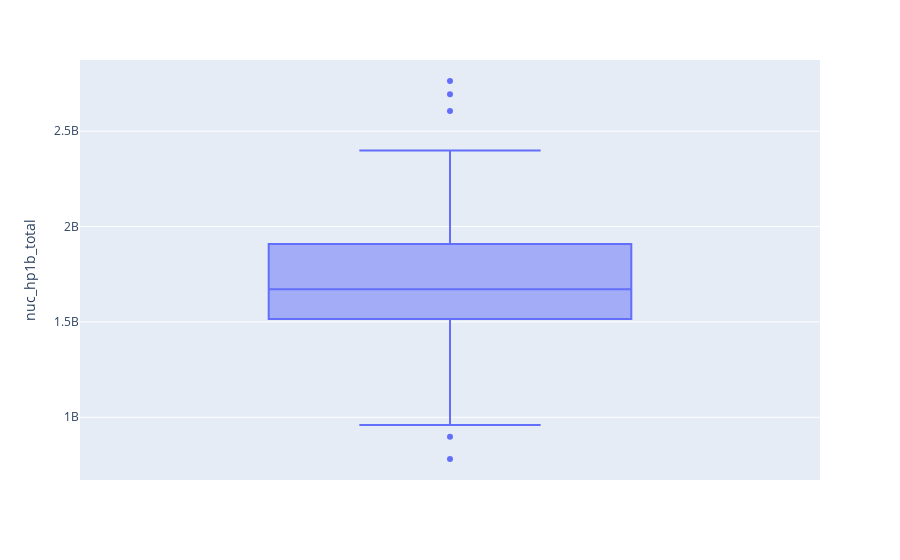

Write notebook code for a chart like this one.
### Code cell
px.box(geminin.loc[('G1' in x for x in geminin.category),:], y='nuc_hp1b_total')

### Figure 1 — Plotly figure (JSON) as saved in the notebook; plotly's stock layout.template omitted (floating-point values rounded to 4 significant figures; data arrays with more than 128 entries replaced by an {"elided": "..."} marker saying what was removed)
{"data": [{"alignmentgroup": "True", "hovertemplate": "nuc_hp1b_total=%{y}<extra></extra>", "legendgroup": "", "marker": {"color": "#636efa"}, "name": "", "notched": false, "offsetgroup": "", "orientation": "v", "showlegend": false, "type": "box", "x0": " ", "xaxis": "x", "y": {"elided": "131 int values"}, "y0": " ", "yaxis": "y"}], "layout": {"boxmode": "group", "legend": {"tracegroupgap": 0}, "margin": {"t": 60}, "xaxis": {"anchor": "y", "domain": [0, 1]}, "yaxis": {"anchor": "x", "domain": [0, 1], "title": {"text": "nuc_hp1b_total"}}}}
